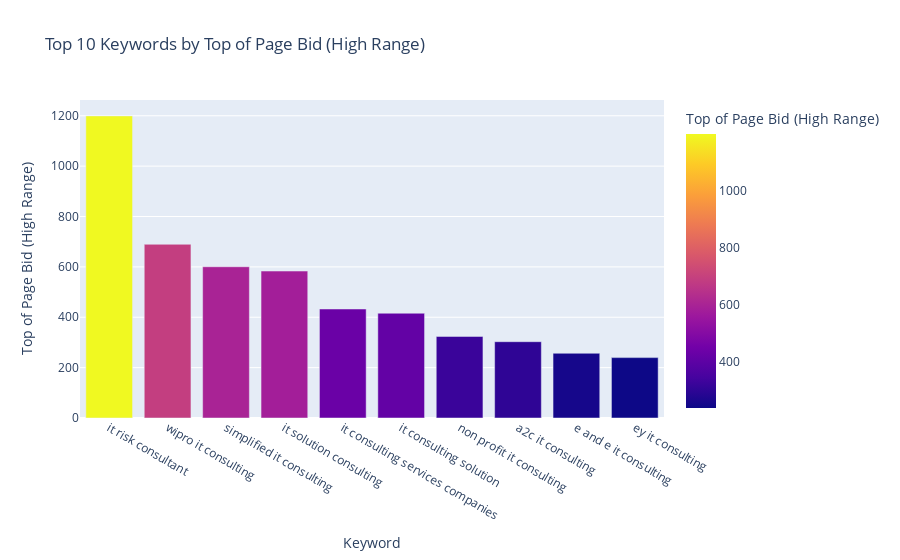

The notebook cell this image was saved under:
### Code cell
#Top 10 Keywords by Top of Page Bid (High Range): Visualize which keywords have the highest cost per click using a bar chart.
top_bids = df.nlargest(10, 'Top of page bid (high range)')

# Create a bar chart
fig = px.bar(top_bids, x='Keyword', y='Top of page bid (high range)',
             title='Top 10 Keywords by Top of Page Bid (High Range)',
             labels={'Top of page bid (high range)': 'Top of Page Bid (High Range)'},
             color='Top of page bid (high range)')

fig.show()

### Figure 1 — Plotly figure (JSON) as saved in the notebook; plotly's stock layout.template omitted (floating-point values rounded to 4 significant figures)
{"data": [{"alignmentgroup": "True", "hovertemplate": "Keyword=%{x}<br>Top of Page Bid (High Range)=%{marker.color}<extra></extra>", "legendgroup": "", "marker": {"color": [1199.0, 689.7, 600.5, 583.4, 432.7, 416.0, 323.9, 303.0, 257.0, 239.7], "coloraxis": "coloraxis", "pattern": {"shape": ""}}, "name": "", "offsetgroup": "", "orientation": "v", "showlegend": false, "textposition": "auto", "type": "bar", "x": ["it risk consultant", "wipro it consulting", "simplified it consulting", "it solution consulting", "it consulting services companies", "it consulting solution", "non profit it consulting", "a2c it consulting", "e and e it consulting", "ey it consulting"], "xaxis": "x", "y": [1199.0, 689.7, 600.5, 583.4, 432.7, 416.0, 323.9, 303.0, 257.0, 239.7], "yaxis": "y"}], "layout": {"barmode": "relative", "coloraxis": {"colorbar": {"title": {"text": "Top of Page Bid (High Range)"}}, "colorscale": [[0, "#0d0887"], [0.1111, "#46039f"], [0.2222, "#7201a8"], [0.3333, "#9c179e"], [0.4444, "#bd3786"], [0.5556, "#d8576b"], [0.6667, "#ed7953"], [0.7778, "#fb9f3a"], [0.8889, "#fdca26"], [1, "#f0f921"]]}, "legend": {"tracegroupgap": 0}, "title": {"text": "Top 10 Keywords by Top of Page Bid (High Range)"}, "xaxis": {"anchor": "y", "domain": [0, 1], "title": {"text": "Keyword"}}, "yaxis": {"anchor": "x", "domain": [0, 1], "title": {"text": "Top of Page Bid (High Range)"}}}}
